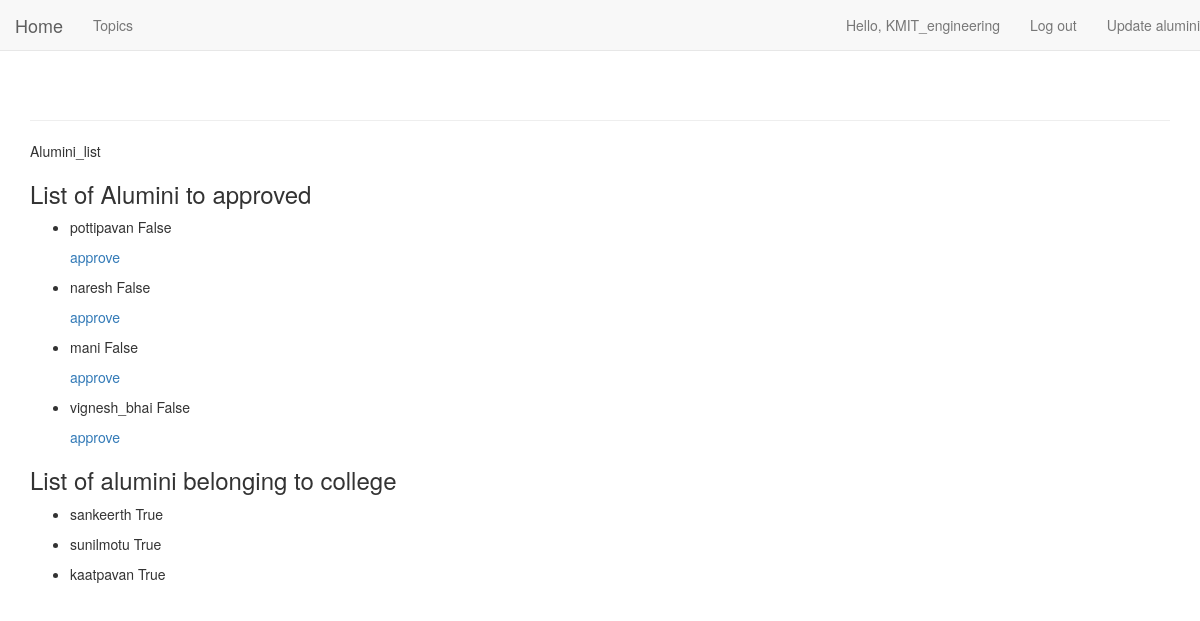
Page /alumini_list/ (signed in) on the committed database.
### Users/models.py (models this page shows)
class User(AbstractUser):
    is_alumini = models.BooleanField(default=False)
    is_college = models.BooleanField(default=False)

class Alumini(models.Model):
    user=models.OneToOneField(User,on_delete=models.CASCADE,primary_key=True)
    college=models.ForeignKey('College',on_delete=models.CASCADE,default=1)
    location=models.ForeignKey('Locations',on_delete=models.CASCADE,default=1)
    salary=models.ForeignKey('Salary',on_delete=models.CASCADE,default=1)
    def __str__(self):
        return self.user.username

### Users/views/classroom.py (the view)
# urls.py: url(r'^alumini_list/$',classroom.alumini_list,name='alumini_list'),
@login_required
def alumini_list(request):
    if(request.user.is_college):
        college=College.objects.get(user=request.user)
        aluminis=Alumini.objects.filter(college=college).order_by('user_id')
        aluminis_approved=[]
        aluminis_unapproved=[]
        for alumini in aluminis:
            if alumini.user.is_active:
                aluminis_approved.append(alumini)
            else:
                aluminis_unapproved.append(alumini)
        context={'aluminis_approved':aluminis_approved,'aluminis_unapproved':aluminis_unapproved}
        return render(request,'Users/alumini_list.html',context)
    else:
        raise Http404

### Users/templates/Users/alumini_list.html
{% extends 'Users/home.html' %}
{% block content %}
<p>Alumini_list</p>
<h3>List of Alumini to approved</h3>
  <ul>
  {% for alumini_unapproved in aluminis_unapproved %}
  <li>
     <p> {{ alumini_unapproved }} {{ alumini_unapproved.user.is_active }} </p>
     <p><a href="{% url 'Users:approve' alumini_unapproved.user.id %}">approve</a></p>
  </li>
  {% empty %}
<li>No aluminis are to be approved yet.</li>
  {% endfor %}
  </ul>
  <h3>List of alumini belonging to college </h3>
  <ul>
    {% for alumini_approved in aluminis_approved %}
    <li>
       <p> {{ alumini_approved }} {{ alumini_approved.user.is_active }} </p>
    </li>
    {% empty %}
  <li>No aluminis in the list.</li>
    {% endfor %}
    </ul>
    {% endblock content %}

### Users/templates/Users/home.html (shortened to what this page needs)
{% load bootstrap3 %}
<!DOCTYPE html>
<html>
    <head>
        {% bootstrap_css %}
    </head>
    <body>
  <nav class="navbar navbar-default navbar-static-top">
    <div class="navbar-header">
    <a class="navbar-brand" href="{% url 'Users:index' %}">Home</a>
    </div>
    <div class="collapse navbar-collapse" id="navbar">
      <ul class="nav navbar-nav">
        {% if user.is_authenticated %}
        <li><a class="nav-link" href="{% url 'Users:topics' %}">Topics</a></li>
        {% endif %}
      </ul>
      <ul class="nav navbar-nav navbar-right">
        {% if user.is_authenticated %}
         <li><a>Hello, {{ user.username }}</a></li>
        <li class="nav-item">
          <a class="nav-link" href="{% url 'Users:logout' %}">Log out</a>
        </li>
        <li class="nav-item">
          <a class="nav-link" href="{% url 'Users:update_alumini' %}">Update alumini</a>
        </li>
        {% endif %}
      </ul>
    </div>
  </nav>
  <div class="container">
    <div class="page-header">
    </div>
    <div>
      {% block content %}{% endblock content %}
    </div>
  </div>
  </body>
</html>

### rows in the picture
User: username "KMIT_engineering"
Alumini: user_id.username "pottipavan", user.is_active "False"
Alumini: user_id.username "naresh", user.is_active "False"
Alumini: user_id.username "mani", user.is_active "False"
Alumini: user_id.username "vignesh_bhai", user.is_active "False"
Alumini: user_id.username "sankeerth", user.is_active "True"
Alumini: user_id.username "sunilmotu", user.is_active "True"
Alumini: user_id.username "kaatpavan", user.is_active "True"
